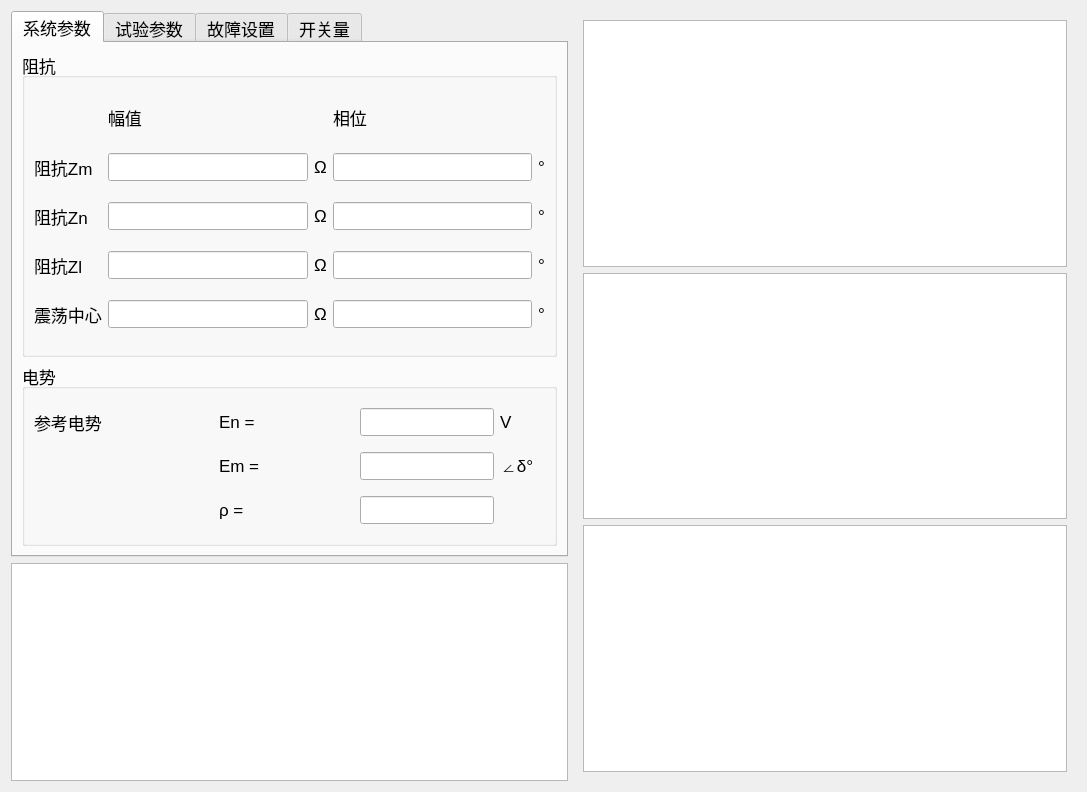
<?xml version="1.0" encoding="UTF-8"?>
<ui version="4.0">
 <class>ui_023</class>
 <widget class="QWidget" name="ui_023">
  <property name="geometry">
   <rect>
    <x>0</x>
    <y>0</y>
    <width>1087</width>
    <height>792</height>
   </rect>
  </property>
  <property name="windowTitle">
   <string>Form</string>
  </property>
  <layout class="QHBoxLayout" name="horizontalLayout" stretch="10,9">
   <item>
    <layout class="QVBoxLayout" name="verticalLayout_3" stretch="5,2">
     <item>
      <widget class="QTabWidget" name="tabWidget">
       <property name="font">
        <font>
         <pointsize>13</pointsize>
        </font>
       </property>
       <property name="currentIndex">
        <number>0</number>
       </property>
       <widget class="QWidget" name="tab_xtcs">
        <attribute name="title">
         <string>系统参数</string>
        </attribute>
        <layout class="QVBoxLayout" name="verticalLayout" stretch="5,3">
         <item>
          <widget class="QGroupBox" name="groupBox">
           <property name="font">
            <font>
             <pointsize>13</pointsize>
            </font>
           </property>
           <property name="title">
            <string>阻抗</string>
           </property>
           <layout class="QGridLayout" name="gridLayout">
            <item row="0" column="1">
             <widget class="QLabel" name="label_5">
              <property name="maximumSize">
               <size>
                <width>16777215</width>
                <height>30</height>
               </size>
              </property>
              <property name="text">
               <string>幅值</string>
              </property>
             </widget>
            </item>
            <item row="0" column="3">
             <widget class="QLabel" name="label_6">
              <property name="maximumSize">
               <size>
                <width>16777215</width>
                <height>30</height>
               </size>
              </property>
              <property name="text">
               <string>相位</string>
              </property>
             </widget>
            </item>
            <item row="1" column="0">
             <widget class="QLabel" name="label">
              <property name="text">
               <string>阻抗Zm</string>
              </property>
             </widget>
            </item>
            <item row="1" column="1">
             <widget class="QLineEdit" name="lineEdit"/>
            </item>
            <item row="1" column="2">
             <widget class="QLabel" name="label_7">
              <property name="text">
               <string>Ω</string>
              </property>
             </widget>
            </item>
            <item row="1" column="3">
             <widget class="QLineEdit" name="lineEdit_5"/>
            </item>
            <item row="1" column="4">
             <widget class="QLabel" name="label_14">
              <property name="text">
               <string>°</string>
              </property>
             </widget>
            </item>
            <item row="2" column="0">
             <widget class="QLabel" name="label_2">
              <property name="text">
               <string>阻抗Zn</string>
              </property>
             </widget>
            </item>
            <item row="2" column="1">
             <widget class="QLineEdit" name="lineEdit_2"/>
            </item>
            <item row="2" column="2">
             <widget class="QLabel" name="label_8">
              <property name="text">
               <string>Ω</string>
              </property>
             </widget>
            </item>
            <item row="2" column="3">
             <widget class="QLineEdit" name="lineEdit_6"/>
            </item>
            <item row="2" column="4">
             <widget class="QLabel" name="label_13">
              <property name="text">
               <string>°</string>
              </property>
             </widget>
            </item>
            <item row="3" column="0">
             <widget class="QLabel" name="label_3">
              <property name="text">
               <string>阻抗Zl</string>
              </property>
             </widget>
            </item>
            <item row="3" column="1">
             <widget class="QLineEdit" name="lineEdit_3"/>
            </item>
            <item row="3" column="2">
             <widget class="QLabel" name="label_9">
              <property name="text">
               <string>Ω</string>
              </property>
             </widget>
            </item>
            <item row="3" column="3">
             <widget class="QLineEdit" name="lineEdit_7"/>
            </item>
            <item row="3" column="4">
             <widget class="QLabel" name="label_12">
              <property name="text">
               <string>°</string>
              </property>
             </widget>
            </item>
            <item row="4" column="0">
             <widget class="QLabel" name="label_4">
              <property name="text">
               <string>震荡中心</string>
              </property>
             </widget>
            </item>
            <item row="4" column="1">
             <widget class="QLineEdit" name="lineEdit_4"/>
            </item>
            <item row="4" column="2">
             <widget class="QLabel" name="label_10">
              <property name="text">
               <string>Ω</string>
              </property>
             </widget>
            </item>
            <item row="4" column="3">
             <widget class="QLineEdit" name="lineEdit_8"/>
            </item>
            <item row="4" column="4">
             <widget class="QLabel" name="label_11">
              <property name="text">
               <string>°</string>
              </property>
             </widget>
            </item>
           </layout>
          </widget>
         </item>
         <item>
          <widget class="QGroupBox" name="groupBox_2">
           <property name="font">
            <font>
             <pointsize>13</pointsize>
            </font>
           </property>
           <property name="title">
            <string>电势</string>
           </property>
           <layout class="QGridLayout" name="gridLayout_2" rowstretch="1,1,1" columnstretch="4,3,3,1">
            <item row="0" column="0">
             <widget class="QLabel" name="label_15">
              <property name="text">
               <string>参考电势</string>
              </property>
             </widget>
            </item>
            <item row="0" column="1">
             <widget class="QLabel" name="label_16">
              <property name="text">
               <string>En = </string>
              </property>
             </widget>
            </item>
            <item row="0" column="2">
             <widget class="QLineEdit" name="lineEdit_9"/>
            </item>
            <item row="0" column="3">
             <widget class="QLabel" name="label_20">
              <property name="text">
               <string>V</string>
              </property>
             </widget>
            </item>
            <item row="1" column="1">
             <widget class="QLabel" name="label_17">
              <property name="text">
               <string>Em = </string>
              </property>
             </widget>
            </item>
            <item row="1" column="2">
             <widget class="QLineEdit" name="lineEdit_10"/>
            </item>
            <item row="1" column="3">
             <widget class="QLabel" name="label_19">
              <property name="text">
               <string>∠δ°</string>
              </property>
             </widget>
            </item>
            <item row="2" column="1">
             <widget class="QLabel" name="label_18">
              <property name="text">
               <string>ρ = </string>
              </property>
             </widget>
            </item>
            <item row="2" column="2">
             <widget class="QLineEdit" name="lineEdit_11"/>
            </item>
           </layout>
          </widget>
         </item>
        </layout>
       </widget>
       <widget class="QWidget" name="tab_sycs">
        <attribute name="title">
         <string>试验参数</string>
        </attribute>
        <layout class="QVBoxLayout" name="verticalLayout_4">
         <item>
          <layout class="QHBoxLayout" name="horizontalLayout_2" stretch="5,5,7">
           <item>
            <widget class="QLabel" name="label_21">
             <property name="text">
              <string>振荡方式</string>
             </property>
            </widget>
           </item>
           <item>
            <widget class="QComboBox" name="comboBox"/>
           </item>
           <item>
            <spacer name="horizontalSpacer">
             <property name="orientation">
              <enum>Qt::Horizontal</enum>
             </property>
             <property name="sizeHint" stdset="0">
              <size>
               <width>40</width>
               <height>20</height>
              </size>
             </property>
            </spacer>
           </item>
          </layout>
         </item>
         <item>
          <layout class="QHBoxLayout" name="horizontalLayout_3" stretch="5,5,7">
           <item>
            <widget class="QLabel" name="label_22">
             <property name="text">
              <string>振荡起始角</string>
             </property>
            </widget>
           </item>
           <item>
            <widget class="QLineEdit" name="lineEdit_12"/>
           </item>
           <item>
            <widget class="QLabel" name="label_23">
             <property name="text">
              <string>°</string>
             </property>
            </widget>
           </item>
          </layout>
         </item>
         <item>
          <layout class="QHBoxLayout" name="horizontalLayout_4" stretch="5,5,7">
           <item>
            <widget class="QLabel" name="label_24">
             <property name="text">
              <string>振荡终止角</string>
             </property>
            </widget>
           </item>
           <item>
            <widget class="QLineEdit" name="lineEdit_13"/>
           </item>
           <item>
            <widget class="QLabel" name="label_25">
             <property name="text">
              <string>°</string>
             </property>
            </widget>
           </item>
          </layout>
         </item>
         <item>
          <layout class="QHBoxLayout" name="horizontalLayout_5" stretch="5,5,7">
           <item>
            <widget class="QLabel" name="label_26">
             <property name="text">
              <string>振荡周期</string>
             </property>
            </widget>
           </item>
           <item>
            <widget class="QLineEdit" name="lineEdit_14"/>
           </item>
           <item>
            <widget class="QLabel" name="label_27">
             <property name="text">
              <string>S</string>
             </property>
            </widget>
           </item>
          </layout>
         </item>
         <item>
          <layout class="QHBoxLayout" name="horizontalLayout_6" stretch="5,5,7">
           <item>
            <widget class="QLabel" name="label_28">
             <property name="text">
              <string>振荡次数</string>
             </property>
            </widget>
           </item>
           <item>
            <widget class="QLineEdit" name="lineEdit_15"/>
           </item>
           <item>
            <spacer name="horizontalSpacer_2">
             <property name="orientation">
              <enum>Qt::Horizontal</enum>
             </property>
             <property name="sizeHint" stdset="0">
              <size>
               <width>40</width>
               <height>20</height>
              </size>
             </property>
            </spacer>
           </item>
          </layout>
         </item>
         <item>
          <layout class="QHBoxLayout" name="horizontalLayout_7" stretch="5,5,7">
           <item>
            <widget class="QLabel" name="label_29">
             <property name="text">
              <string>振荡前时间</string>
             </property>
            </widget>
           </item>
           <item>
            <widget class="QLineEdit" name="lineEdit_16"/>
           </item>
           <item>
            <widget class="QLabel" name="label_30">
             <property name="text">
              <string>S</string>
             </property>
            </widget>
           </item>
          </layout>
         </item>
         <item>
          <layout class="QHBoxLayout" name="horizontalLayout_8" stretch="5,5,7">
           <item>
            <widget class="QLabel" name="label_31">
             <property name="text">
              <string>振荡频率</string>
             </property>
            </widget>
           </item>
           <item>
            <widget class="QComboBox" name="comboBox_2"/>
           </item>
           <item>
            <spacer name="horizontalSpacer_3">
             <property name="orientation">
              <enum>Qt::Horizontal</enum>
             </property>
             <property name="sizeHint" stdset="0">
              <size>
               <width>40</width>
               <height>20</height>
              </size>
             </property>
            </spacer>
           </item>
          </layout>
         </item>
         <item>
          <layout class="QHBoxLayout" name="horizontalLayout_9" stretch="5,5,7">
           <item>
            <widget class="QLabel" name="label_32">
             <property name="text">
              <string>TA极性</string>
             </property>
            </widget>
           </item>
           <item>
            <widget class="QComboBox" name="comboBox_3"/>
           </item>
           <item>
            <spacer name="horizontalSpacer_4">
             <property name="orientation">
              <enum>Qt::Horizontal</enum>
             </property>
             <property name="sizeHint" stdset="0">
              <size>
               <width>40</width>
               <height>20</height>
              </size>
             </property>
            </spacer>
           </item>
          </layout>
         </item>
         <item>
          <widget class="QWidget" name="widget_2" native="true">
           <layout class="QGridLayout" name="gridLayout_3">
            <item row="0" column="0">
             <layout class="QHBoxLayout" name="horizontalLayout_10">
              <item>
               <widget class="QLabel" name="label_33">
                <property name="text">
                 <string>Uk_max = </string>
                </property>
               </widget>
              </item>
              <item>
               <widget class="QLineEdit" name="lineEdit_17"/>
              </item>
              <item>
               <widget class="QLabel" name="label_34">
                <property name="text">
                 <string>V</string>
                </property>
               </widget>
              </item>
             </layout>
            </item>
            <item row="0" column="1">
             <layout class="QHBoxLayout" name="horizontalLayout_11">
              <item>
               <widget class="QLabel" name="label_35">
                <property name="text">
                 <string>Ik_max = </string>
                </property>
               </widget>
              </item>
              <item>
               <widget class="QLineEdit" name="lineEdit_18"/>
              </item>
              <item>
               <widget class="QLabel" name="label_36">
                <property name="text">
                 <string>A</string>
                </property>
               </widget>
              </item>
             </layout>
            </item>
            <item row="1" column="0">
             <layout class="QHBoxLayout" name="horizontalLayout_12">
              <item>
               <widget class="QLabel" name="label_37">
                <property name="text">
                 <string>Uk_min = </string>
                </property>
               </widget>
              </item>
              <item>
               <widget class="QLineEdit" name="lineEdit_19"/>
              </item>
              <item>
               <widget class="QLabel" name="label_38">
                <property name="text">
                 <string>V</string>
                </property>
               </widget>
              </item>
             </layout>
            </item>
            <item row="1" column="1">
             <layout class="QHBoxLayout" name="horizontalLayout_13">
              <item>
               <widget class="QLabel" name="label_39">
                <property name="text">
                 <string>ik_min = </string>
                </property>
               </widget>
              </item>
              <item>
               <widget class="QLineEdit" name="lineEdit_20"/>
              </item>
              <item>
               <widget class="QLabel" name="label_40">
                <property name="text">
                 <string>A</string>
                </property>
               </widget>
              </item>
             </layout>
            </item>
           </layout>
          </widget>
         </item>
        </layout>
       </widget>
       <widget class="QWidget" name="tab_gzsz">
        <attribute name="title">
         <string>故障设置</string>
        </attribute>
        <layout class="QVBoxLayout" name="verticalLayout_5" stretch="1,1,1,1,1,5">
         <item>
          <layout class="QHBoxLayout" name="horizontalLayout_14">
           <item>
            <widget class="QCheckBox" name="checkBox">
             <property name="text">
              <string>振荡中发生故障</string>
             </property>
            </widget>
           </item>
           <item>
            <spacer name="horizontalSpacer_5">
             <property name="orientation">
              <enum>Qt::Horizontal</enum>
             </property>
             <property name="sizeHint" stdset="0">
              <size>
               <width>40</width>
               <height>20</height>
              </size>
             </property>
            </spacer>
           </item>
          </layout>
         </item>
         <item>
          <layout class="QHBoxLayout" name="horizontalLayout_15">
           <item>
            <widget class="QLabel" name="label_41">
             <property name="text">
              <string>故障类型</string>
             </property>
            </widget>
           </item>
           <item>
            <widget class="QComboBox" name="comboBox_4"/>
           </item>
           <item>
            <spacer name="horizontalSpacer_7">
             <property name="orientation">
              <enum>Qt::Horizontal</enum>
             </property>
             <property name="sizeHint" stdset="0">
              <size>
               <width>40</width>
               <height>20</height>
              </size>
             </property>
            </spacer>
           </item>
          </layout>
         </item>
         <item>
          <layout class="QHBoxLayout" name="horizontalLayout_16" stretch="3,3,1,3,3">
           <item>
            <widget class="QLabel" name="label_42">
             <property name="text">
              <string>短路阻抗</string>
             </property>
            </widget>
           </item>
           <item>
            <widget class="QLineEdit" name="lineEdit_21"/>
           </item>
           <item>
            <widget class="QLabel" name="label_43">
             <property name="text">
              <string>Ω</string>
             </property>
            </widget>
           </item>
           <item>
            <widget class="QLineEdit" name="lineEdit_22"/>
           </item>
           <item>
            <widget class="QLabel" name="label_44">
             <property name="text">
              <string>°</string>
             </property>
            </widget>
           </item>
          </layout>
         </item>
         <item>
          <layout class="QHBoxLayout" name="horizontalLayout_17">
           <item>
            <widget class="QLabel" name="label_45">
             <property name="text">
              <string>补偿系数</string>
             </property>
            </widget>
           </item>
           <item>
            <widget class="QLineEdit" name="lineEdit_23"/>
           </item>
           <item>
            <widget class="QLabel" name="label_46">
             <property name="text">
              <string>+j</string>
             </property>
            </widget>
           </item>
           <item>
            <widget class="QLineEdit" name="lineEdit_24"/>
           </item>
           <item>
            <spacer name="horizontalSpacer_6">
             <property name="orientation">
              <enum>Qt::Horizontal</enum>
             </property>
             <property name="sizeHint" stdset="0">
              <size>
               <width>40</width>
               <height>20</height>
              </size>
             </property>
            </spacer>
           </item>
          </layout>
         </item>
         <item>
          <layout class="QHBoxLayout" name="horizontalLayout_18">
           <item>
            <widget class="QLabel" name="label_47">
             <property name="text">
              <string>振荡后</string>
             </property>
            </widget>
           </item>
           <item>
            <widget class="QLineEdit" name="lineEdit_25"/>
           </item>
           <item>
            <widget class="QLabel" name="label_48">
             <property name="text">
              <string>s 发生故障</string>
             </property>
            </widget>
           </item>
           <item>
            <spacer name="horizontalSpacer_8">
             <property name="orientation">
              <enum>Qt::Horizontal</enum>
             </property>
             <property name="sizeHint" stdset="0">
              <size>
               <width>40</width>
               <height>20</height>
              </size>
             </property>
            </spacer>
           </item>
          </layout>
         </item>
         <item>
          <widget class="QGroupBox" name="groupBox_3">
           <property name="title">
            <string>故障电压/电流</string>
           </property>
           <layout class="QVBoxLayout" name="verticalLayout_6">
            <item>
             <widget class="QLabel" name="label_49">
              <property name="text">
               <string>UA = 19.245 V ∠ 0.000°</string>
              </property>
             </widget>
            </item>
            <item>
             <widget class="QLabel" name="label_50">
              <property name="text">
               <string>UB = 66.808 V ∠ -131.547°</string>
              </property>
             </widget>
            </item>
            <item>
             <widget class="QLabel" name="label_51">
              <property name="text">
               <string>UC = 66.808 V ∠ 131.547°</string>
              </property>
             </widget>
            </item>
            <item>
             <widget class="QLabel" name="label_52">
              <property name="text">
               <string>IA = 11.524V ∠ -90°</string>
              </property>
             </widget>
            </item>
            <item>
             <widget class="QLabel" name="label_53">
              <property name="text">
               <string>IB = 0.000V ∠ 0.000°</string>
              </property>
             </widget>
            </item>
            <item>
             <widget class="QLabel" name="label_54">
              <property name="text">
               <string>IC = 0.000V ∠ 0.000°</string>
              </property>
             </widget>
            </item>
           </layout>
          </widget>
         </item>
        </layout>
       </widget>
       <widget class="QWidget" name="tab_kgl">
        <attribute name="title">
         <string>开关量</string>
        </attribute>
        <layout class="QVBoxLayout" name="verticalLayout_7" stretch="1,1">
         <item>
          <widget class="QTableWidget" name="tb_kgl">
           <property name="rowCount">
            <number>7</number>
           </property>
           <attribute name="verticalHeaderVisible">
            <bool>false</bool>
           </attribute>
           <row/>
           <row/>
           <row/>
           <row/>
           <row/>
           <row/>
           <row/>
           <column>
            <property name="text">
             <string>开入量</string>
            </property>
           </column>
           <column>
            <property name="text">
             <string>动作时间</string>
            </property>
           </column>
           <column>
            <property name="text">
             <string>返回时间</string>
            </property>
           </column>
           <item row="0" column="0">
            <property name="text">
             <string>A</string>
            </property>
           </item>
           <item row="1" column="0">
            <property name="text">
             <string>B</string>
            </property>
           </item>
           <item row="2" column="0">
            <property name="text">
             <string>C</string>
            </property>
           </item>
           <item row="3" column="0">
            <property name="text">
             <string>R</string>
            </property>
           </item>
           <item row="4" column="0">
            <property name="text">
             <string>a</string>
            </property>
           </item>
           <item row="5" column="0">
            <property name="text">
             <string>b</string>
            </property>
           </item>
           <item row="6" column="0">
            <property name="text">
             <string>c</string>
            </property>
           </item>
          </widget>
         </item>
         <item>
          <spacer name="verticalSpacer">
           <property name="orientation">
            <enum>Qt::Vertical</enum>
           </property>
           <property name="sizeHint" stdset="0">
            <size>
             <width>20</width>
             <height>40</height>
            </size>
           </property>
          </spacer>
         </item>
        </layout>
       </widget>
      </widget>
     </item>
     <item>
      <widget class="QTableWidget" name="tableWidget"/>
     </item>
    </layout>
   </item>
   <item>
    <widget class="QWidget" name="widget" native="true">
     <layout class="QVBoxLayout" name="verticalLayout_2">
      <item>
       <widget class="QTableWidget" name="tableWidget_2"/>
      </item>
      <item>
       <widget class="QTableWidget" name="tableWidget_3"/>
      </item>
      <item>
       <widget class="QTableWidget" name="tableWidget_4"/>
      </item>
     </layout>
    </widget>
   </item>
  </layout>
 </widget>
 <resources/>
 <connections/>
</ui>
